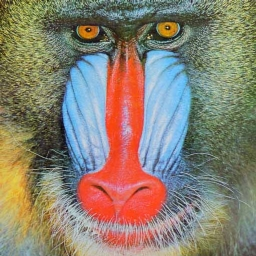
%> input picture obrazky/baboon_small.jpg, 256 x 256 px
$ octave demo_scatter3d.m   (GNU Octave 9; MATLAB toolbox functions it lacks are replaced by stand-ins)
%> lines starting %> are read from the running program, lines starting %| are printed output that depends on the picture
### histogramy/scatter3d.m
function scatter3d(im,param)
% 3D scatter plot of pixels in image
%
% im ...... input 3D array, each coordinate corresponds to one matrix
% param ... structure of optional parameters:
%      .coloraxes .......... axes labels
%      .coloraxeslimits .... axes limits
%      .colorsToPlot ....... RGB triples in [0 1]x[0 1]x[0 1] to be used
%                            for corresponding positions in 'im';
%                            it has to bear the same structure as 'im'
%      .quantization ....... width of quantization interval
%                            (quant. is beneficial for large images to accelerate plotting)

% (c) 2019 Syrine Ben Ameur, Pavel Rajmic, Brno University of Technology

im = double(im);

% Extract components
first = im(:,:,1);
second = im(:,:,2);
third = im(:,:,3);

% Form matrix with triplets as rows
data = [first(:) second(:) third(:)];
% maximum = max(max(data));

% Check if parameters are present
if ~exist('param','var')
    param = struct; %structure with no fields (necessary for correct further processing)
end

% Quantize if requested
if isfield(param,'quantization')  %if requested
    data =  round(data / param.quantization) * param.quantization;  %quantize
%     data(data>maximum) = maximum
end

%% Plot
% Avoid pixels with identical RGB values
if ~isfield(param,'colorsToPlot')
    data = unique(data, 'rows');
    param.colorsToPlot = data/255; %default colors are RGB values itself
else %make the colors the same structure
    firstC = param.colorsToPlot(:,:,1);
    secondC = param.colorsToPlot(:,:,2);
    thirdC = param.colorsToPlot(:,:,3);
    param.colorsToPlot = [firstC(:) secondC(:) thirdC(:)];
%     param.colorsToPlot = unique(dataC, 'rows');
end

% Plot
figure
scatter3(data(:,1), data(:,2), data(:,3), 20, param.colorsToPlot, 'filled');

% Axes labes
if ~isfield(param,'coloraxes')  %default is RGB axes
    param.coloraxes = {'R', 'G', 'B'};
end

xlabel(param.coloraxes{1})
ylabel(param.coloraxes{2})
zlabel(param.coloraxes{3})

% Axes limits
% please be aware that if quantization happens above, the new values can
% fall outside of the original axis limit (e.g. 255 could become 260)
if ~isfield(param,'coloraxeslimits')  %default is RGB axes
    param.coloraxeslimits = {[0 255], [0 255], [0 255]};
end

set(gca, 'XLim', param.coloraxeslimits{1})
set(gca, 'YLim', param.coloraxeslimits{2})
set(gca, 'ZLim', param.coloraxeslimits{3})

axis equal  %identical scaling

### histogramy/demo_scatter3d.m
% Vykresli pixely RGB obrazku jako body v 3D grafu

% (c) 2019 Syrine Ben Ameur, Pavel Rajmic, Brno University of Technology


close all
clear param

im = imread('baboon_small.jpg');    % load image
%> im is the input picture: size 256x256x3 uint8; mean R, G, B 138.2, 129, 114

%% RGB scatter plot
figure
imshow(im)     % show image
param.quantization = 5;
scatter3d(im,param)  % plot scatter
%> in scatter3d, `first = im(:,:,1);`:
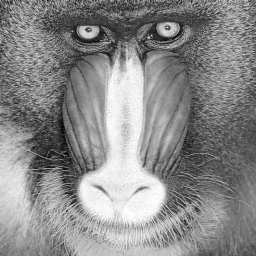
%> first: size 256x256 double; min 3, max 255, mean 138.2
%> in scatter3d, `third = im(:,:,3);`:
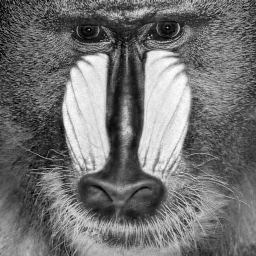
%> third: size 256x256 double; min 0, max 255, mean 114
view(135,50)   % for baboon image
title('Distribuce pixelu RGB v osach RGB')
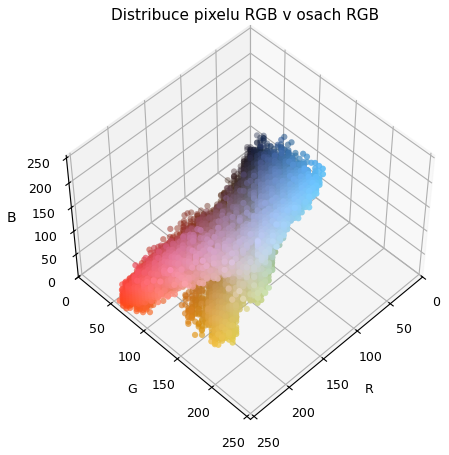
%> figure redrawn from the program's plot data

%% YCbCr scatter plot
im_ycbcr = rgb2ycbcr(im); %convert to YCbCr (requires Image Processing Toolbox)
%> im_ycbcr: size 256x256x3 uint8; mean of channels 1, 2, 3 127.7, 120.1, 133.1
param.coloraxes = {'Y', 'Cb', 'Cr'};
param.coloraxeslimits = {[16 235], [16 240], [16 240]};
param.colorsToPlot = double(im)/255;
param.quantization = 5;
scatter3d(im_ycbcr,param)  % plot scatter
%> in scatter3d (call 2), `im = double(im);`: im: size 256x256x3 double; mean of channels 1, 2, 3 127.7, 120.1, 133.1
%> in scatter3d (call 2), `first = im(:,:,1);`:
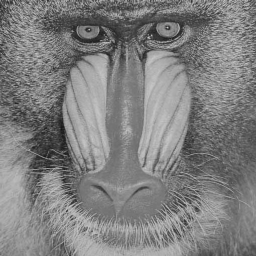
%> first: size 256x256 double; min 21, max 200, mean 127.7
%> in scatter3d (call 2), `second = im(:,:,2);`:
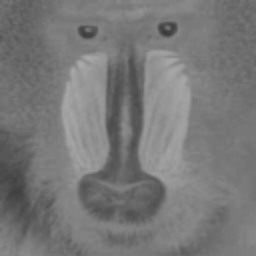
%> second: size 256x256 double; min 57, max 170, mean 120.1
%> in scatter3d (call 2), `third = im(:,:,3);`:
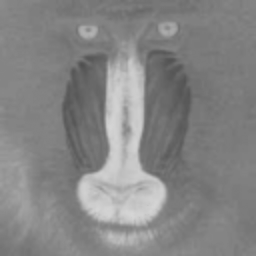
%> third: size 256x256 double; min 80, max 213, mean 133.1
view(-49,14)   % for baboon image in YCbCr
title('Distribuce pixelu RGB po konverzi do YCbCr') % in original RGB colours
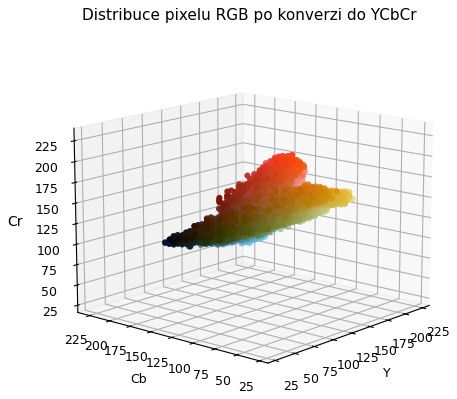
%> figure redrawn from the program's plot data

$ run again, with obrazky/Barns_grand_tetons-800px.jpg copied over obrazky/baboon_small.jpg
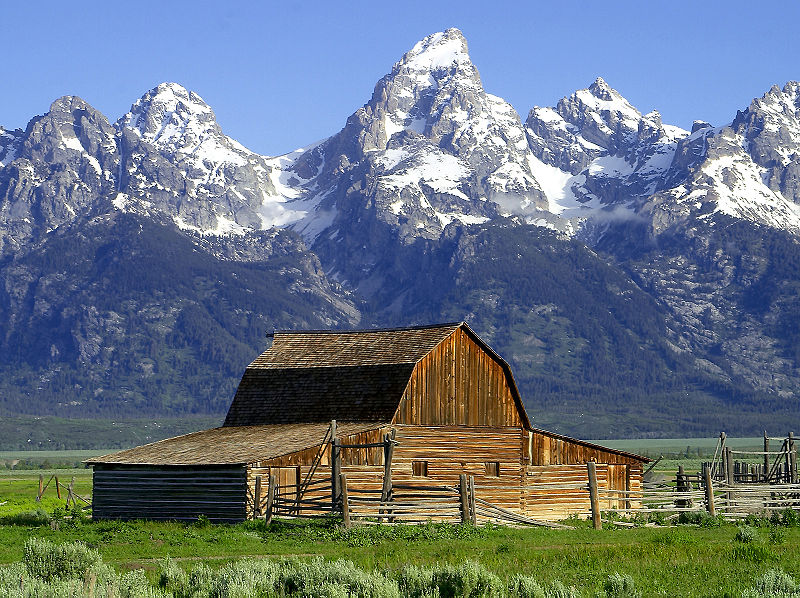
%> input picture obrazky/Barns_grand_tetons-800px.jpg, 800 x 598 px
%> im is the input picture: size 598x800x3 uint8; mean R, G, B 104.5, 117.4, 130.1
%> im: size 598x800x3 double
%> im_ycbcr: size 598x800x3 uint8; mean of channels 1, 2, 3 114.8, 135.5, 121.4
%> im: size 598x800x3 double; mean of channels 1, 2, 3 114.8, 135.5, 121.4
%> in scatter3d (call 2), `third = im(:,:,3);`:
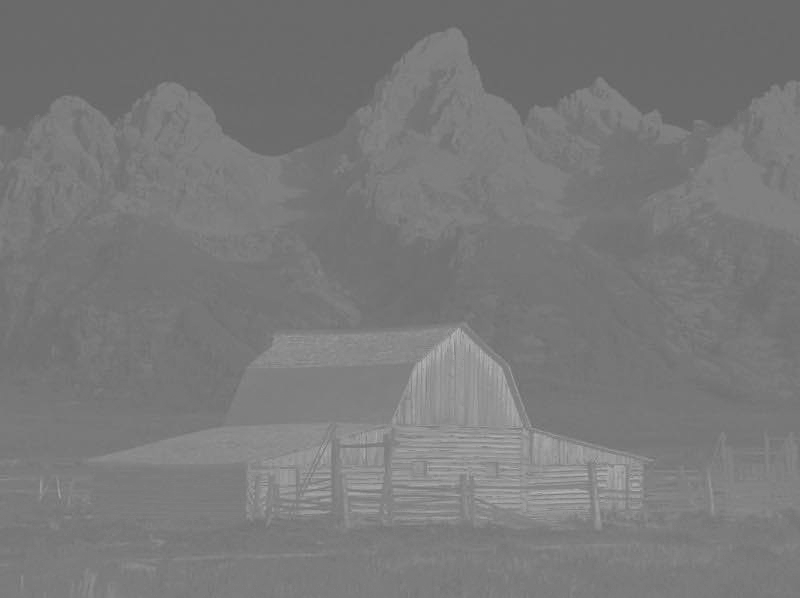
%> third: size 598x800 double; min 98, max 183, mean 121.4
%> `title('Distribuce pixelu RGB po konverzi do YCbCr')`:
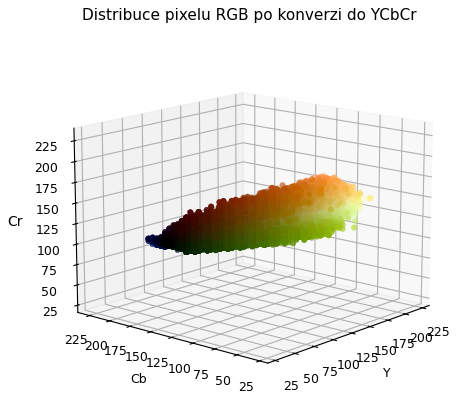
%> figure redrawn from the program's plot data

$ run again, with obrazky/brick-texture11_pow2.jpg copied over obrazky/baboon_small.jpg
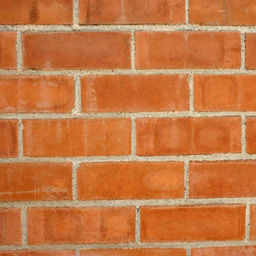
%> input picture obrazky/brick-texture11_pow2.jpg, 256 x 256 px
%> im is the input picture: size 256x256x3 uint8; mean R, G, B 197.2, 119.3, 67.4
%> im: size 256x256x3 double
%> data = 2429 rows, first 12: [85 75 45; 90 75 50; 95 50 15; 100 55 20; 100 60 20; 105 65 20; 105 85 55; 105 95 65; 110 65 15; 110 65 25; 110 70 25; 110 70 35]
%> in scatter3d, `param.colorsToPlot = data/255;`: param.colorsToPlot = 2429 rows, first 12: [0.333 0.294 0.176; 0.353 0.294 0.196; 0.373 0.196 0.0588; 0.392 0.216 0.0784; 0.392 0.235 0.0784; 0.412 0.255 0.0784; 0.412 0.333 0.216; 0.412 0.373 0.255; 0.431 0.255 0.0588; 0.431 0.255 0.098; 0.431 0.275 0.098; 0.431 0.275 0.137]
%> im_ycbcr: size 256x256x3 uint8; mean of channels 1, 2, 3 133.4, 93.6, 165.9
%> im: size 256x256x3 double; mean of channels 1, 2, 3 133.4, 93.6, 165.9
%> `title('Distribuce pixelu RGB po konverzi do YCbCr')`:
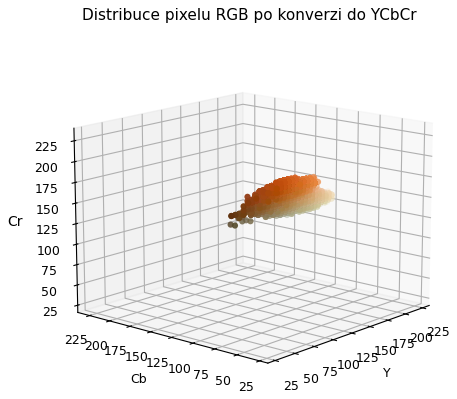
%> figure redrawn from the program's plot data
